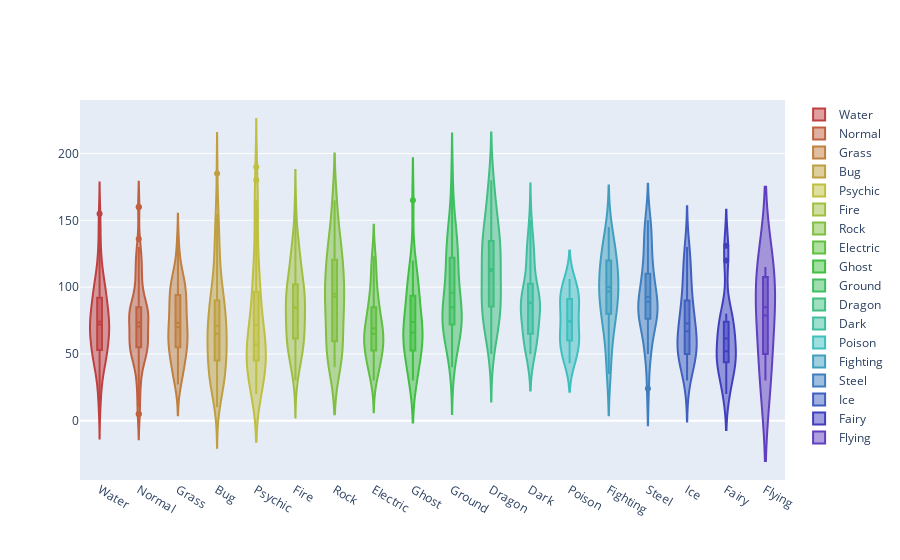

Here is the notebook cell this chart was saved with:
### Markdown cell above
* **The biggest advantage of using Plotly in violin plots within boxes is to be able to observe both  estimates of location and distribution due to its interactive plotting features.**

### Code cell
data['Type 1'].nunique()
types = []
c = ['hsl('+str(h)+',50%'+',50%)' for h in np.linspace(0, 255, 18)]

for i in range(18):
    violins = {
            "type": 'violin',
            "y": data.Attack[data['Type 1'] == data['Type 1'].value_counts(ascending=False).index[i]],
            "name": data['Type 1'].value_counts(ascending=False).index[i],
            "marker":{
                "color":c[i]},
            "box": {
                "visible": True
            },
            "meanline": {
                "visible": True
            }
        }
    types.append(violins)
iplot(types)

### Figure 1 — Plotly figure (JSON) as saved in the notebook; plotly's stock layout.template omitted (floating-point values rounded to 4 significant figures)
{"data": [{"box": {"visible": true}, "marker": {"color": "hsl(0.0,50%,50%)"}, "meanline": {"visible": true}, "name": "Water", "type": "violin", "y": [155, 150, 150, 140, 130, 125, 120, 120, 120, 110, 108, 105, 105, 105, 105, 104, 103, 100, 100, 100, 98, 95, 95, 95, 95, 95, 95, 92, 92, 90, 90, 90, 87, 86, 85, 85, 85, 84, 83, 83, 82, 80, 80, 80, 78, 78, 75, 75, 75, 75, 75, 75, 75, 75, 73, 72, 72, 70, 70, 70, 70, 70, 69, 67, 66, 65, 65, 65, 65, 65, 65, 65, 65, 65, 64, 63, 63, 60, 60, 58, 56, 55, 55, 53, 53, 52, 51, 50, 50, 50, 50, 50, 49, 48, 48, 48, 45, 45, 45, 44, 40, 40, 40, 40, 38, 30, 30, 30, 20, 20, 15, 10]}, {"box": {"visible": true}, "marker": {"color": "hsl(15.0,50%,50%)"}, "meanline": {"visible": true}, "name": "Normal", "type": "violin", "y": [160, 160, 136, 130, 128, 125, 123, 120, 120, 115, 115, 110, 110, 110, 110, 100, 100, 100, 95, 95, 95, 91, 90, 90, 85, 85, 85, 85, 85, 85, 83, 82, 81, 80, 80, 80, 80, 80, 80, 80, 80, 80, 80, 77, 77, 76, 76, 75, 71, 70, 70, 70, 70, 70, 70, 66, 65, 65, 65, 60, 60, 60, 60, 60, 60, 60, 60, 60, 56, 56, 55, 55, 55, 55, 55, 55, 55, 51, 50, 50, 50, 48, 46, 45, 45, 45, 45, 45, 40, 36, 30, 30, 30, 20, 20, 10, 5, 5]}, {"box": {"visible": true}, "marker": {"color": "hsl(30.0,50%,50%)"}, "meanline": {"visible": true}, "name": "Grass", "type": "violin", "y": [132, 130, 115, 110, 110, 109, 107, 105, 103, 100, 100, 100, 100, 100, 100, 98, 95, 94, 92, 90, 90, 89, 86, 85, 85, 85, 82, 82, 80, 80, 78, 75, 75, 75, 70, 70, 68, 68, 67, 65, 65, 65, 62, 62, 62, 61, 60, 60, 60, 60, 55, 55, 55, 53, 50, 50, 49, 49, 45, 45, 45, 40, 40, 40, 35, 35, 35, 30, 30, 27]}, {"box": {"visible": true}, "marker": {"color": "hsl(45.0,50%,50%)"}, "meanline": {"visible": true}, "name": "Bug", "type": "violin", "y": [185, 155, 150, 150, 135, 130, 125, 125, 120, 110, 109, 103, 100, 95, 95, 94, 90, 90, 90, 90, 90, 85, 85, 80, 79, 77, 76, 75, 73, 70, 70, 70, 69, 65, 65, 65, 65, 63, 60, 60, 60, 59, 55, 55, 53, 52, 50, 47, 47, 45, 45, 45, 45, 40, 35, 35, 35, 35, 35, 30, 30, 30, 29, 25, 25, 22, 20, 20, 10]}, {"box": {"visible": true}, "marker": {"color": "hsl(60.0,50%,50%)"}, "meanline": {"visible": true}, "name": "Psychic", "type": "violin", "y": [190, 180, 165, 160, 150, 150, 125, 125, 110, 110, 105, 100, 100, 100, 95, 90, 85, 75, 75, 75, 73, 72, 70, 70, 65, 65, 65, 58, 57, 55, 55, 55, 50, 50, 50, 50, 48, 48, 48, 48, 45, 45, 45, 45, 40, 35, 35, 33, 30, 30, 30, 25, 25, 25, 25, 23, 20]}, {"box": {"visible": true}, "marker": {"color": "hsl(75.0,50%,50%)"}, "meanline": {"visible": true}, "name": "Fire", "type": "violin", "y": [160, 140, 130, 130, 130, 123, 120, 120, 115, 110, 110, 104, 104, 100, 100, 100, 98, 97, 95, 95, 93, 90, 90, 85, 85, 85, 84, 84, 81, 78, 76, 75, 73, 70, 69, 68, 64, 64, 63, 60, 60, 59, 58, 53, 52, 52, 50, 50, 45, 41, 40, 30]}, {"box": {"visible": true}, "marker": {"color": "hsl(90.0,50%,50%)"}, "meanline": {"visible": true}, "name": "Rock", "type": "violin", "y": [165, 164, 160, 140, 135, 135, 134, 129, 125, 125, 121, 120, 115, 112, 105, 105, 105, 100, 100, 100, 95, 95, 95, 89, 84, 81, 80, 80, 80, 77, 75, 64, 60, 59, 55, 55, 52, 52, 50, 45, 45, 42, 41, 40]}, {"box": {"visible": true}, "marker": {"color": "hsl(105.0,50%,50%)"}, "meanline": {"visible": true}, "name": "Electric", "type": "violin", "y": [123, 120, 115, 115, 105, 100, 95, 90, 90, 85, 85, 85, 83, 75, 75, 75, 75, 70, 65, 65, 65, 65, 65, 65, 65, 63, 60, 60, 58, 55, 55, 55, 55, 50, 50, 50, 45, 45, 40, 40, 40, 38, 35, 30]}, {"box": {"visible": true}, "marker": {"color": "hsl(120.0,50%,50%)"}, "meanline": {"visible": true}, "name": "Ghost", "type": "violin", "y": [165, 120, 115, 110, 100, 100, 100, 95, 92, 90, 85, 80, 75, 70, 70, 66, 66, 66, 66, 65, 65, 60, 60, 55, 50, 50, 50, 40, 40, 35, 30, 30]}, {"box": {"visible": true}, "marker": {"color": "hsl(135.0,50%,50%)"}, "meanline": {"visible": true}, "name": "Ground", "type": "violin", "y": [180, 150, 145, 140, 135, 130, 125, 124, 120, 117, 112, 100, 100, 100, 95, 85, 85, 82, 80, 80, 75, 75, 74, 72, 72, 70, 70, 66, 60, 55, 50, 40]}, {"box": {"visible": true}, "marker": {"color": "hsl(150.0,50%,50%)"}, "meanline": {"visible": true}, "name": "Dragon", "type": "violin", "y": [180, 170, 170, 150, 150, 147, 145, 135, 134, 130, 130, 130, 120, 120, 120, 117, 110, 100, 100, 100, 95, 90, 90, 87, 84, 80, 75, 75, 70, 70, 64, 50]}, {"box": {"visible": true}, "marker": {"color": "hsl(165.0,50%,50%)"}, "meanline": {"visible": true}, "name": "Dark", "type": "violin", "y": [150, 131, 130, 125, 125, 120, 105, 105, 95, 92, 90, 90, 90, 90, 90, 88, 85, 85, 85, 85, 75, 75, 65, 65, 65, 65, 60, 55, 55, 54, 50]}, {"box": {"visible": true}, "marker": {"color": "hsl(180.0,50%,50%)"}, "meanline": {"visible": true}, "name": "Poison", "type": "violin", "y": [106, 105, 102, 100, 95, 93, 92, 90, 90, 90, 85, 80, 80, 75, 73, 72, 65, 63, 62, 61, 60, 60, 57, 50, 50, 47, 45, 43]}, {"box": {"visible": true}, "marker": {"color": "hsl(195.0,50%,50%)"}, "meanline": {"visible": true}, "name": "Fighting", "type": "violin", "y": [145, 140, 130, 125, 125, 124, 120, 120, 110, 105, 105, 105, 100, 100, 100, 95, 92, 85, 82, 80, 80, 80, 70, 60, 60, 40, 35]}, {"box": {"visible": true}, "marker": {"color": "hsl(210.0,50%,50%)"}, "meanline": {"visible": true}, "name": "Steel", "type": "violin", "y": [150, 145, 140, 135, 125, 120, 110, 110, 105, 100, 100, 90, 90, 89, 85, 85, 80, 80, 80, 80, 75, 75, 70, 55, 55, 50, 24]}, {"box": {"visible": true}, "marker": {"color": "hsl(225.0,50%,50%)"}, "meanline": {"visible": true}, "name": "Ice", "type": "violin", "y": [130, 120, 117, 110, 100, 95, 85, 80, 80, 80, 70, 69, 65, 60, 60, 55, 50, 50, 50, 50, 50, 50, 40, 30]}, {"box": {"visible": true}, "marker": {"color": "hsl(240.0,50%,50%)"}, "meanline": {"visible": true}, "name": "Fairy", "type": "violin", "y": [131, 120, 80, 80, 72, 70, 65, 65, 52, 50, 48, 45, 45, 40, 38, 25, 20]}, {"box": {"visible": true}, "marker": {"color": "hsl(255.0,50%,50%)"}, "meanline": {"visible": true}, "name": "Flying", "type": "violin", "y": [115, 100, 70, 30]}], "layout": {}}
